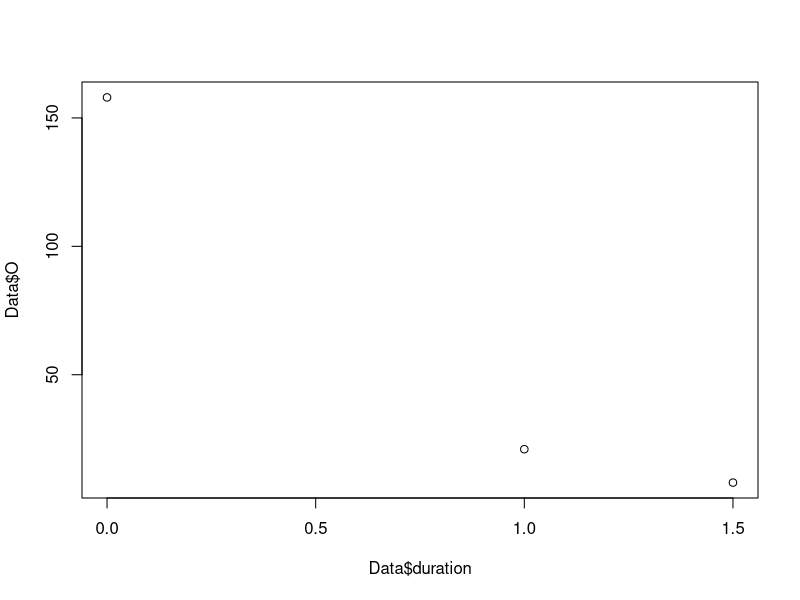
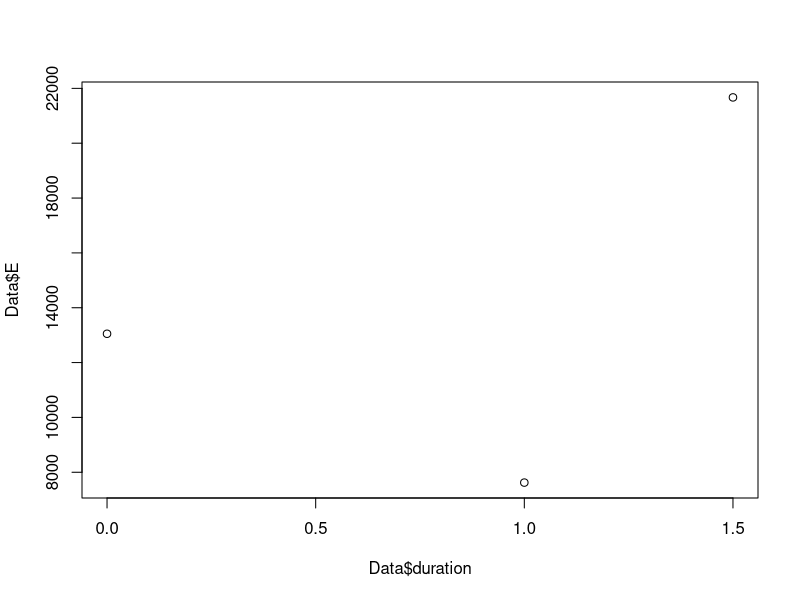
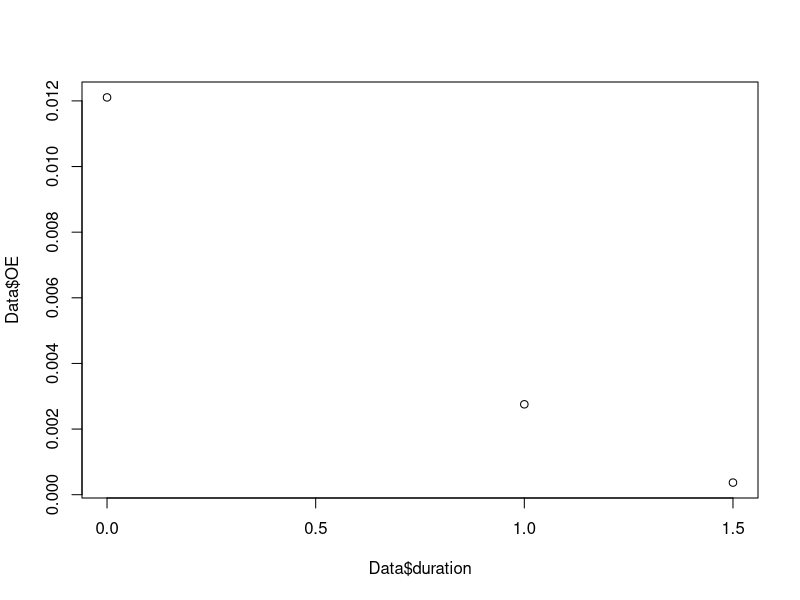

These charts were generated, in order, by the following R code:
######################################################
####               PAKKER OG DATA                 ####
######################################################
library(tidyverse)
library(ggplot2)
library(dplyr)
library(stats)
library(splines)
library(hexbin)

# Indlæs data:
Data <- read_csv("Data/RF/RFJA.csv")

# Opret variabel OE-rater
Data$OE <- Data$O / Data$E

# Vis data og opsummering
View(Data)
summary(Data)


######################################################
####            VISUALISERING AF DATA             ####
######################################################

# Plot O mod duration
plot(y = Data$O, x = Data$duration)

# Plot E mod duration
plot(y = Data$E, x = Data$duration)

# Plot OE mod duration
plot(y = Data$OE, x = Data$duration)


######################################################
####          CENTRERING AF COVARIATER            ####
######################################################

#Centrerer duration
midpointsduration <- c((unique(Data$duration)[-1] + unique(Data$duration)[-length(unique(Data$duration))]) / 2, unique(Data$duration)[length(unique(Data$duration))])
Data$duration_center <- midpointsduration[match(Data$duration, unique(Data$duration))]

View(Data_subset)

# Vis centreret data
View(Data)




